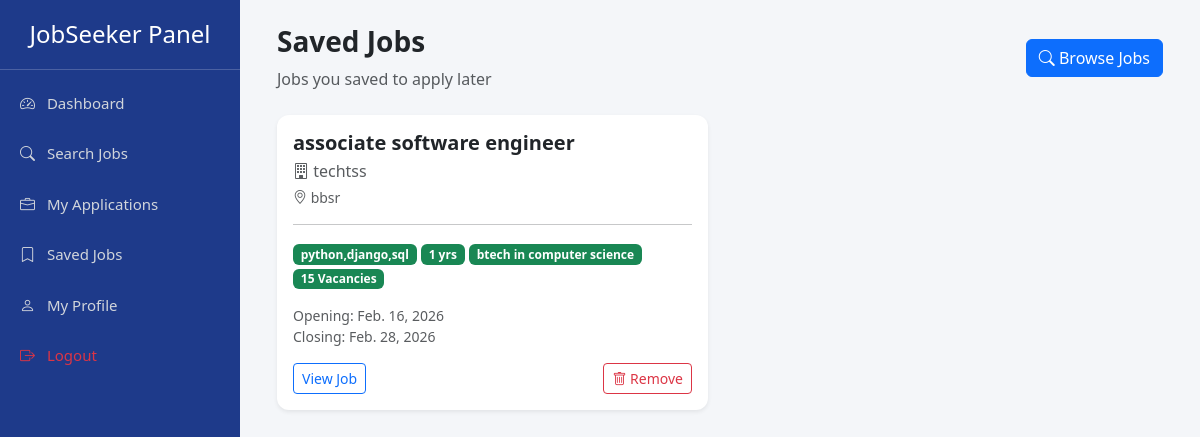
Screenshot of /accounts/saved_jobs/ (signed in) with the database file from the repository.
### Job/models.py (models this page shows, shortened)
class SavedJob(models.Model):
    user = models.ForeignKey(Register_master, on_delete=models.CASCADE)
    job = models.ForeignKey(PostJob, on_delete=models.CASCADE)
    saved_date = models.DateTimeField(auto_now_add=True)
    class Meta:
        unique_together = ('user', 'job')

### Employer/models.py (models this page shows, shortened)
class PostJob(models.Model):
    Choice=(
        ("FullTime",'Fultime'),
        ("PartTime",'Part-tiem'),
        ("Contract",'Contract'),
        ("Internship",'Internship')
    )
    employee=models.ForeignKey(Emp_profile_update,on_delete=models.CASCADE)
    Job_name=models.CharField(max_length=30)
    Job_Type=models.CharField(max_length=30,choices=Choice)
    Job_Skill=models.CharField(max_length=30)
    Experience=models.IntegerField()
    Qualification=models.CharField(max_length=30)
    Location=models.CharField(max_length=30)
    vacancies=models.CharField(max_length=30)
    opening_date=models.DateField()
    closing_date=models.DateField()

class Emp_profile_update(models.Model):
    email=models.ForeignKey(Register_master,on_delete=models.CASCADE)
    empid=models.CharField(max_length=100,unique=True)
    Designation=models.CharField(max_length=30)
    job_profile=models.CharField(max_length=100)
    company_Name=models.CharField(max_length=40)
    company_details=models.TextField()
    company_address=models.TextField()
    company_website=models.URLField()

### Accounts/views.py (the view)
# urls.py: path("saved_jobs/",saved_jobs, name="saved_jobs"),
def saved_jobs(request):
    email = request.session.get("email")
    if not email:
        messages.warning(request, "please login to see more job")
        return redirect("login")
    try:
        user = Register_master.objects.get(email=email)
    except Register_master.DoesNotExist:
        messages.error(request, "User not found. Please login again.")
        return redirect("login")
    saved = SavedJob.objects.filter(user=user)
    return render(request, "saved_jobs.html", {"saved": saved})

### Job/templates/saved_jobs.html (shortened to what this page needs)
{% extends "jobseeker_base.html" %}
{% load static %}
{% block content %}
<div class="container-fluid">
<div class="d-flex justify-content-between align-items-center mb-4">
<div>
<h3 class="fw-bold">Saved Jobs</h3>
<p class="text-muted mb-0">Jobs you saved to apply later</p>
</div>
<a href="{% url 'applyjob_list' %}" class="btn btn-primary">
<i class="bi bi-search"></i> Browse Jobs
</a>
</div>
<div class="row g-4">
{% for job in saved %}
<div class="col-md-6 saved-card-{{ job.id }}">
<div class="card job-card shadow-sm border-0">
<div class="card-body">
<h5 class="fw-bold mb-1">
{{ job.job.Job_name }}
</h5>
<p class="text-muted mb-1">
<i class="bi bi-building"></i>
{{ job.job.employee.company_Name }}
</p>
<p class="text-muted small">
<i class="bi bi-geo-alt"></i>
{{ job.job.Location }}
</p>
<hr>
<div class="mb-3">
<span class="badge bg-success">
{{ job.job.Job_Skill }}
</span>
<span class="badge bg-success">
{{ job.job.Experience }} yrs
</span>
<span class="badge bg-success">
{{ job.job.Qualification }}
</span>
<span class="badge bg-success">
{{ job.job.vacancies }} Vacancies
</span>
</div>
<div class="small text-muted mb-3">
Opening: {{ job.job.opening_date }}
<br>
Closing: {{ job.job.closing_date }}
</div>
<div class="d-flex justify-content-between">
<a href="{% url 'job_detail' job.job.id %}" class="btn btn-outline-primary btn-sm">
View Job
</a>
<button class="btn btn-outline-danger btn-sm remove-btn"
data-id="{{ job.id }}">
<i class="bi bi-trash"></i> Remove
</button>
</div>
</div>
</div>
</div>
{% endfor %}
</div>
</div>
{% endblock %}

### Accounts/templates/jobseeker_base.html (style rules this page uses)
body { background:#f4f6f9; margin:0; font-family:system-ui; overflow-x:hidden; }

### Job/templates/saved_jobs.html (style rules this page uses)
.job-card { border-radius:12px; transition:0.3s; }

### rows the page displays
SavedJob: job.Job_name "associate software engineer", job.employee.company_Name "techtss", job.Location "bbsr", job.Job_Skill "python,django,sql", job.Experience "1", job.Qualification "btech in computer science", job.vacancies "15", job.opening_date "Feb. 16, 2026", job.closing_date "Feb. 28, 2026"
